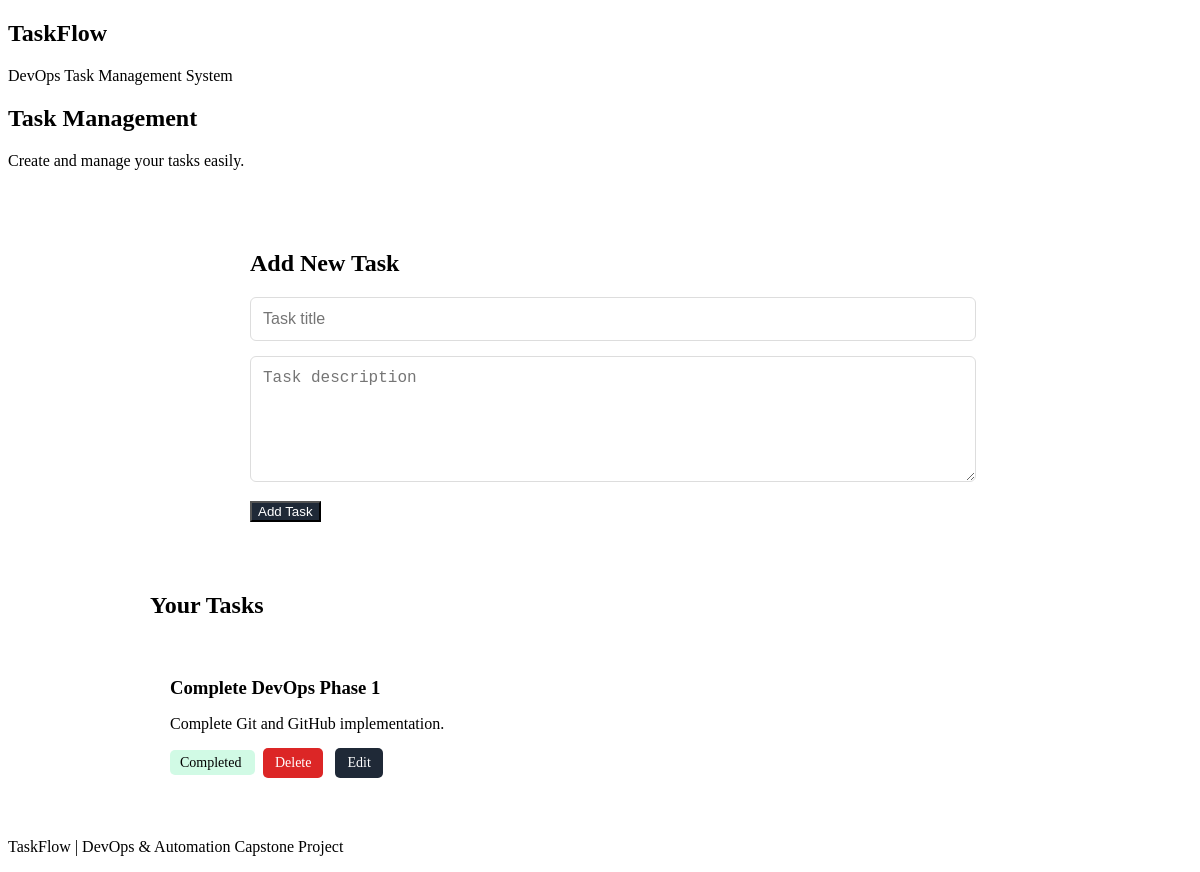
Before: / with the older database file.
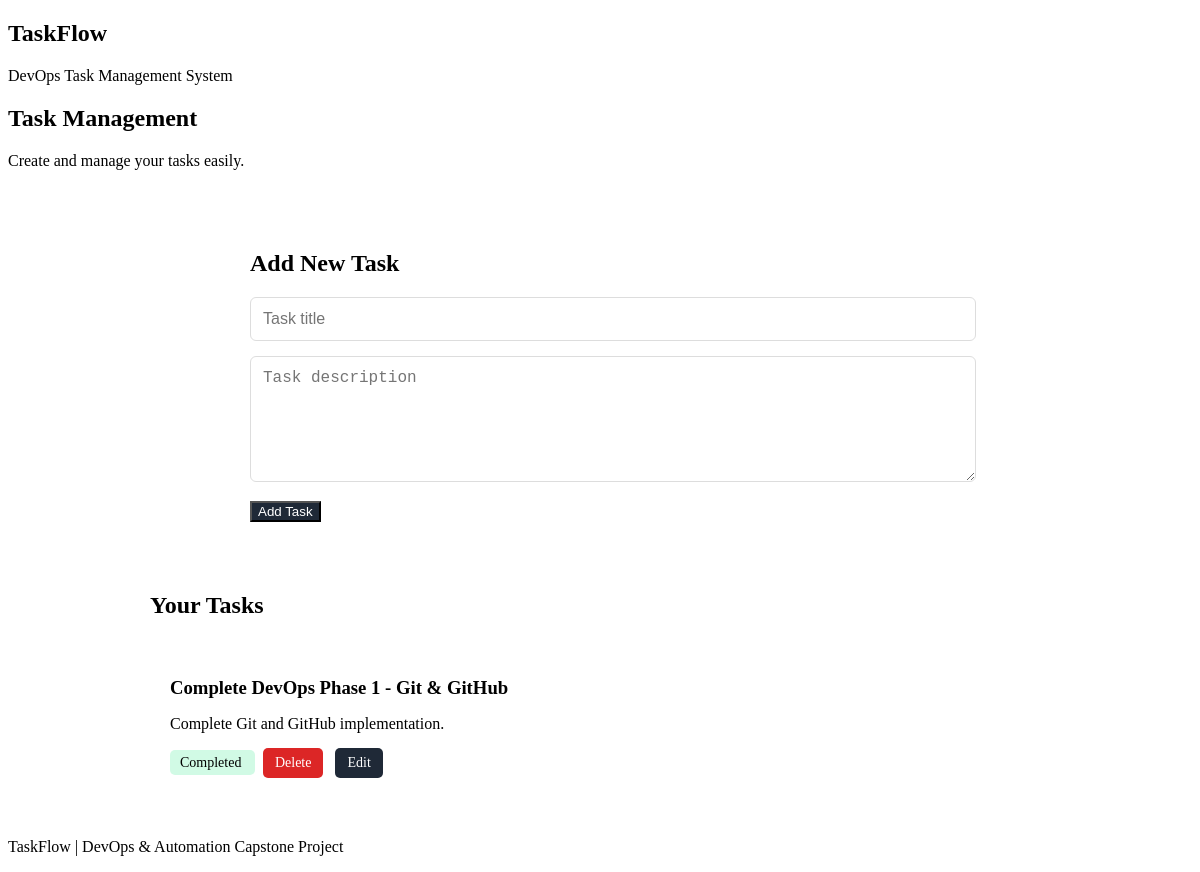
After: the same page with the newer database file.
### tables this page shows
CREATE TABLE tasks (
            id INTEGER PRIMARY KEY AUTOINCREMENT,
            title TEXT NOT NULL,
            description TEXT,
            completed INTEGER DEFAULT 0
        );

### app.py (the view)
@app.route("/")
def home():
    connection = get_db_connection()
    tasks = connection.execute(
        "SELECT * FROM tasks"
    ).fetchall()
    connection.close()
    return render_template("index.html", tasks=tasks)

### database.py (called while the page is built)
def get_db_connection():
    connection = sqlite3.connect(DATABASE)
    connection.row_factory = sqlite3.Row
    return connection

### templates/index.html (shortened to what this page needs)
<!DOCTYPE html>
<html lang="en">
<head>
    <link rel="stylesheet"
          href="{{ url_for('static', filename='css/style.css') }}">
</head>
<body>
<nav>
    <h2>TaskFlow</h2>
    <span>DevOps Task Management System</span>
</nav>
<main>
    <section class="hero">
        <h1>Task Management</h1>
        <p>
            Create and manage your tasks easily.
        </p>
    </section>
    <section class="task-form">
        <h2>Add New Task</h2>
        <form action="/add" method="POST">
            <input
                type="text"
                name="title"
                placeholder="Task title"
                required
            >
            <textarea
                name="description"
                placeholder="Task description"
            ></textarea>
            <button type="submit">
                Add Task
            </button>
        </form>
    </section>
    <section class="task-list">
        <h2>Your Tasks</h2>
        {% if tasks %}
            {% for task in tasks %}
                <div class="task-card">
                    <h3>{{ task["title"] }}</h3>
                    <p>{{ task["description"] }}</p>
                    {% if task["completed"] == 1 %}
                        <span class="completed">
                            Completed
                        </span>
                        {% endif %}
                        <a href="/delete/{{ task['id'] }}"
                        class="delete-button"
                        onclick="return confirm('Are you sure you want to delete this task?')">
                            Delete
                        </a>
                        <a href="/edit/{{ task['id'] }}"
                        class="action-button">
                            Edit
                        </a>
                </div>
            {% endfor %}
        {% else %}
            <p>No tasks available.</p>
        {% endif %}
    </section>
</main>
<footer>
    <p>
        TaskFlow | DevOps & Automation Capstone Project
    </p>
</footer>
</body>
</html>

### static/css/style.css (style rules this page uses)
.task-form { background: white; padding: 30px; margin: 30px auto; max-width: 700px; border-radius: 10px; }
.task-form h2 { margin-bottom: 20px; }
.task-form input, .task-form textarea { width: 100%; padding: 12px; margin-bottom: 15px; border: 1px solid #ddd; border-radius: 6px; font-size: 16px; }
.task-form textarea { height: 100px; resize: vertical; }
.task-form button { background: #1f2937; color: white; }
.task-list { max-width: 900px; margin: 40px auto; }
.task-list h2 { margin-bottom: 20px; }
.task-card { background: white; padding: 20px; margin-bottom: 15px; border-radius: 8px; }
.task-card h3 { margin-bottom: 10px; }
.task-card p { margin-bottom: 15px; }
.completed, .pending { padding: 5px 10px; border-radius: 5px; font-size: 14px; }
.completed { background: #d1fae5; }
.action-button, .delete-button { display: inline-block; padding: 7px 12px; margin-left: 8px; text-decoration: none; border-radius: 5px; font-size: 14px; }
.action-button { background: #1f2937; color: white; }
.delete-button { background: #dc2626; color: white; }

Changed rows visible on the page:
changed tasks "Complete Git and GitHub implementation.": title "Complete DevOps Phase 1" → "Complete DevOps Phase 1 - Git & GitHub"
